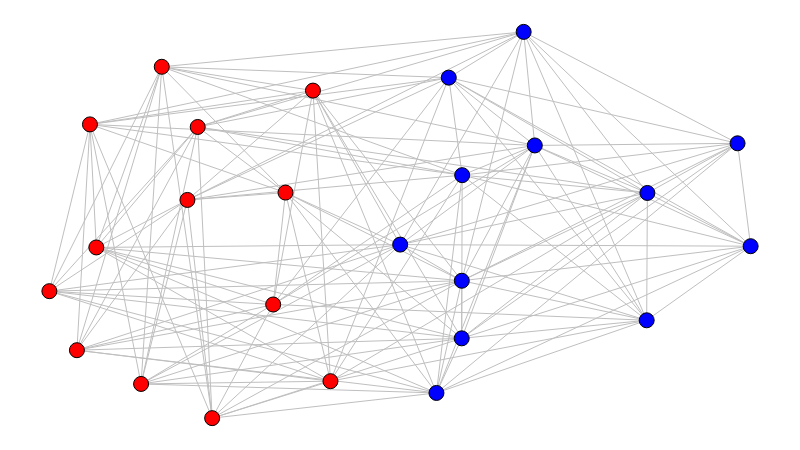

The cell this chart's notebook holds for it:
### Markdown cell above
Simulação com visualização, quando apenas uma minoria dos nós busca reduzir a restrição de Burt, enquanto todos os outros buscam aumentar:

### Code cell
num_closers = int(FRAC_CLOSERS * NUM_NODES)

g = simulate(num_closers)

sn.reset_positions(g)

sn.show_graph(g)

### Figure 1 — Plotly figure (JSON) as saved in the notebook; plotly's stock layout.template omitted (floating-point values rounded to 4 significant figures; data arrays with more than 128 entries replaced by an {"elided": "..."} marker saying what was removed)
{"data": [{"hoverinfo": "none", "line": {"color": "rgb(191, 191, 191)", "width": 1}, "mode": "lines", "x": {"elided": "441 float values"}, "y": {"elided": "441 float values"}}, {"hoverinfo": "none", "marker": {"color": "rgb(0, 0, 255)", "line": {"color": "rgb(0, 0, 0)", "width": 1}, "size": 15}, "mode": "markers+text", "text": [], "textfont": {"color": "rgb(255, 255, 255)"}, "textposition": "middle center", "x": [0.6922, 0.6764, 0.588, 0.8528, 0.5003, 0.8518, 0.5887, 0.5881, 1, 0.552, 0.9813, 0.5695], "y": [0.706, 1, 0.2066, 0.583, 0.4493, 0.2533, 0.629, 0.3556, 0.4451, 0.0652, 0.7115, 0.8815]}, {"hoverinfo": "none", "marker": {"color": "rgb(255, 0, 0)", "line": {"color": "rgb(0, 0, 0)", "width": 1}, "size": 15}, "mode": "markers+text", "text": [], "textfont": {"color": "rgb(255, 255, 255)"}, "textposition": "middle center", "x": [0.2321, 0.4008, 0, 0.03927, 0.1603, 0.1969, 0.3759, 0.3191, 0.05785, 0.06695, 0.2115, 0.1308, 0.3367], "y": [0, 0.09565, 0.3287, 0.1759, 0.9096, 0.5648, 0.848, 0.2942, 0.7605, 0.4419, 0.7538, 0.08851, 0.5839]}], "layout": {"height": 450, "margin": {"b": 0, "l": 0, "r": 0, "t": 0}, "showlegend": false, "width": 800, "xaxis": {"showgrid": false, "showticklabels": false, "zeroline": false}, "yaxis": {"showgrid": false, "showticklabels": false, "zeroline": false}}}
